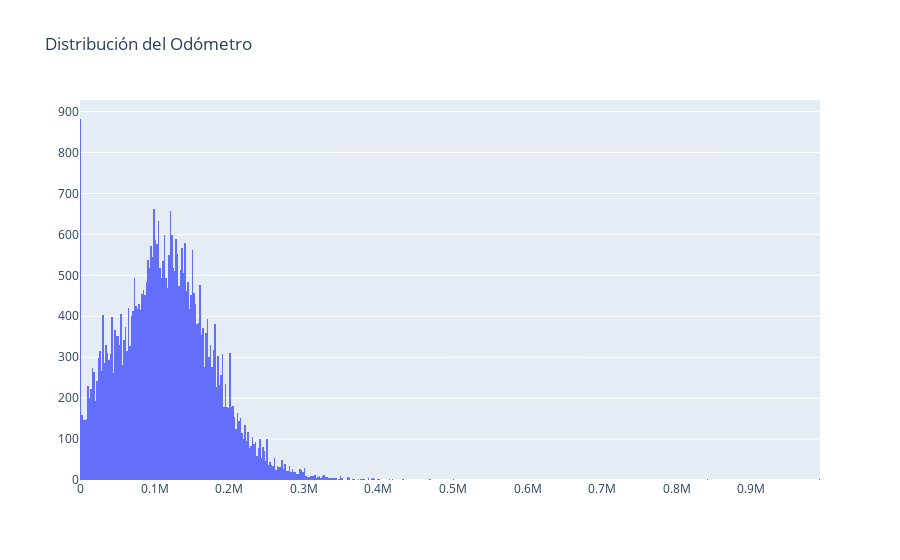

Notebook code cell kept with this figure:
### Markdown cell above
### Histograma presentado en el curso sobre el odómetro ###

### Code cell
import pandas as pd
import plotly.graph_objects as go # Importación de plotly.graph_objects como go

# Leer los datos del archivo CSV
car_data = pd.read_csv("../vehicles_us.csv")

# Crear un histograma utilizando plotly.graph_objects
# Se crea una figura vacía y luego se añade un rastro de histograma
fig = go.Figure(data=[go.Histogram(x=car_data['odometer'])])

# Opcional: Puedes añadir un título al gráfico si lo deseas
fig.update_layout(title_text='Distribución del Odómetro')

# Mostrar el gráfico Plotly
fig.show()

### Figure 1 — Plotly figure (JSON) as saved in the notebook; plotly's stock layout.template omitted (floating-point values rounded to 4 significant figures; data arrays with more than 128 entries replaced by an {"elided": "..."} marker saying what was removed)
{"data": [{"type": "histogram", "x": {"elided": "51525 float values"}}], "layout": {"title": {"text": "Distribución del Odómetro"}}}
